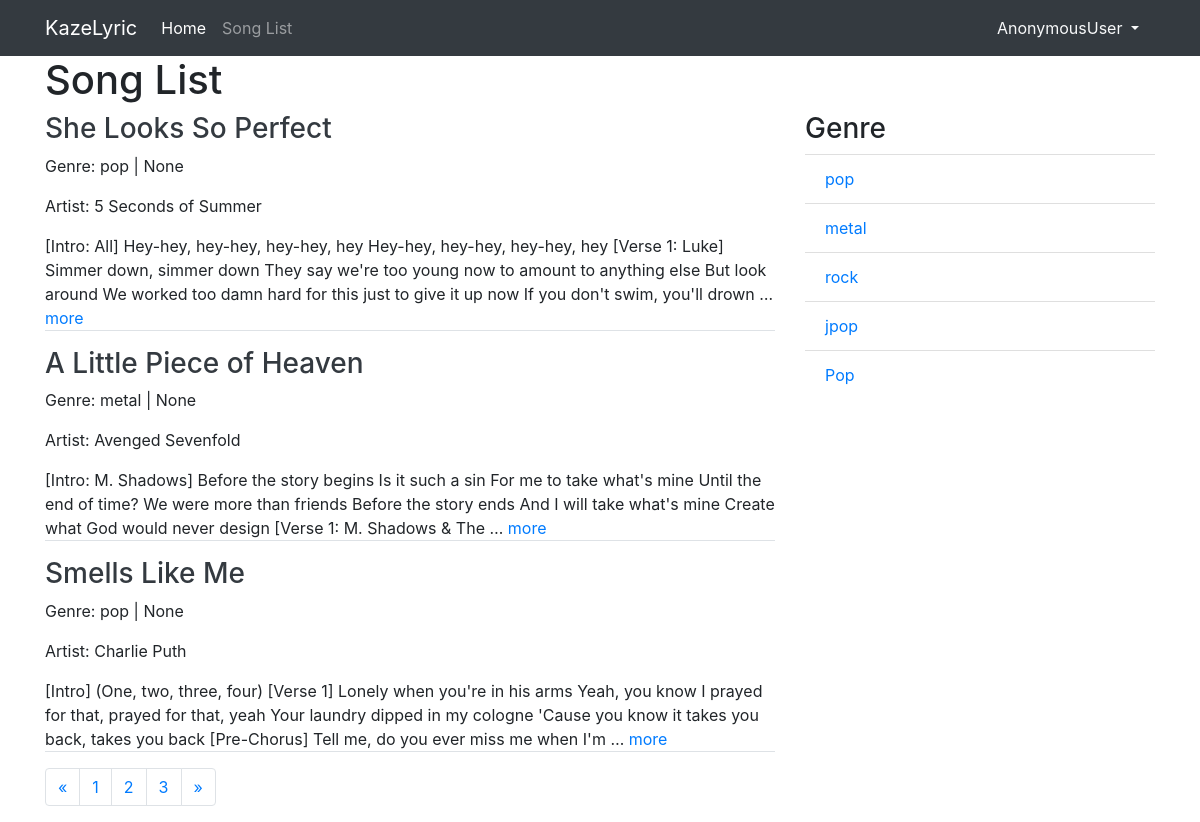
The app's page /list/1 with its own data.
### lyric/models.py (models this page shows, shortened)
class Lyric(models.Model):
    title = models.CharField(max_length=255)
    lyrics = models.TextField()
    genre = models.CharField(max_length=255)
    artist = models.CharField(max_length=255)
    created = models.DateTimeField(auto_now_add=True)
    updated = models.DateTimeField(auto_now=True)
    is_published = models.BooleanField(null=True)
    published = models.DateTimeField(null=True)
    slug = models.SlugField(blank=True, editable=False)

### lyric/views.py (the view)
# urls.py: re_path(r'^(?P<page>\d+)$', LyricListView.as_view(), name='list'),
class LyricListView(ListView):
    model = Lyric
    template_name = 'lyric/lyric_list.html'
    context_object_name = 'lyric_list'
    ordering = ['-published']
    paginate_by = 3
    def get_context_data(self, *args, **kwargs):
        listGenre = self.model.objects.values_list('genre', flat=True).distinct()
        self.kwargs.update({
            'listGenre': listGenre
        })
        kwargs = self.kwargs
        return super().get_context_data(*args, **kwargs)

### lyric/templates/lyric/lyric_list.html (shortened to what this page needs)
{% extends "base.html" %}
{% block contents %}
    <h1>Song List</h1>
    <div class="row">
            <div class='col-md-8'>
                {% for list in lyric_list %}
            <a class = 'text-dark'href="{% url "lyric:detail" list.slug %}">
                <h3>{{list.title}}</h3>
            </a>
            <p>Genre: {{list.genre}} | {{list.published}}</p>
            <p>Artist: {{list.artist}}</p>
            <p class='border-bottom'>{{list.lyrics|truncatewords:50}}
                <a href="{% url "lyric:detail" list.slug %}">more</a>
            </p>
            {% endfor %}
            <nav aria-label="pagination lyric page">
                <ul class="pagination">
                <li class="page-item">
                    {% if page_obj.has_previous %}
                        <a class="page-link" href="{% url "lyric:list" page_obj.previous_page_number %}" aria-label="Next">
                            <span aria-hidden="true">&laquo;</span>
                        </a>
                    {% else %}
                        <a class="page-link" href="#" aria-label="Next" aria-disable='true'>
                            <span aria-hidden="true">&laquo;</span>
                        </a>
                    {% endif %}
                </li>
                {% for i in paginator.page_range %}
                    {% if page is page_obj.number %}
                        <li class="page-item">
                            <a class="page-link" href="#">{{i}}
                                <span class='sr-only'>(current)</span>
                            </a>
                        </li>
                    {% else %}
                        <li class="page-item">
                            <a class="page-link" href="{% url "lyric:list" i %}">{{i}}</a>
                        </li>
                    {% endif %}
                {% endfor %}
                <li class="page-item">
                    {% if page_obj.has_next %}
                        <a class="page-link" href="{% url "lyric:list" page_obj.next_page_number %}" aria-label="Next">
                            <span aria-hidden="true">&raquo;</span>
                        </a>
                    {% else %}
                        <a class="page-link" href="#" aria-label="Next" aria-disable='true'>
                            <span aria-hidden="true">&raquo;</span>
                        </a>
                    {% endif %}
                </li>
                </ul>
            </nav>
        </div>
        <div class='col-sm'>
            <h3>Genre</h3>
            <ul class="list-group list-group-flush">
                {% for genre in listGenre %}
                    <li class="list-group-item">
                        <a href="{% url "lyric:genre" genre 1%}">
                            {{genre}}
                        </a>
                    </li>
                {% endfor %}
            </ul>
        </div>
    </div>
{% endblock contents %}

### records on screen
Lyric: title "She Looks So Perfect", genre "pop", published "None", artist "5 Seconds of Summer", lyrics "[Intro: All] Hey-hey, hey-hey, hey-hey, hey Hey-hey, hey-hey, hey-hey, hey [Verse 1: Luke] Simmer down, simmer down They say we're too young now to amount to anything else But look around We worked too damn hard for this just to give it up now If you don't swim, you'll drown …"
Lyric: title "A Little Piece of Heaven", genre "metal", published "None", artist "Avenged Sevenfold", lyrics "[Intro: M. Shadows] Before the story begins Is it such a sin For me to take what's mine Until the end of time? We were more than friends Before the story ends And I will take what's mine Create what God would never design [Verse 1: M. Shadows & The …"
Lyric: title "Smells Like Me", genre "pop", published "None", artist "Charlie Puth", lyrics "[Intro] (One, two, three, four) [Verse 1] Lonely when you're in his arms Yeah, you know I prayed for that, prayed for that, yeah Your laundry dipped in my cologne 'Cause you know it takes you back, takes you back [Pre-Chorus] Tell me, do you ever miss me when I'm …"

### other values on screen
{{ user }} "AnonymousUser"
{{ i }} "1" "2" "3"
{{ genre }} "pop" "metal" "rock" "jpop" "Pop"
